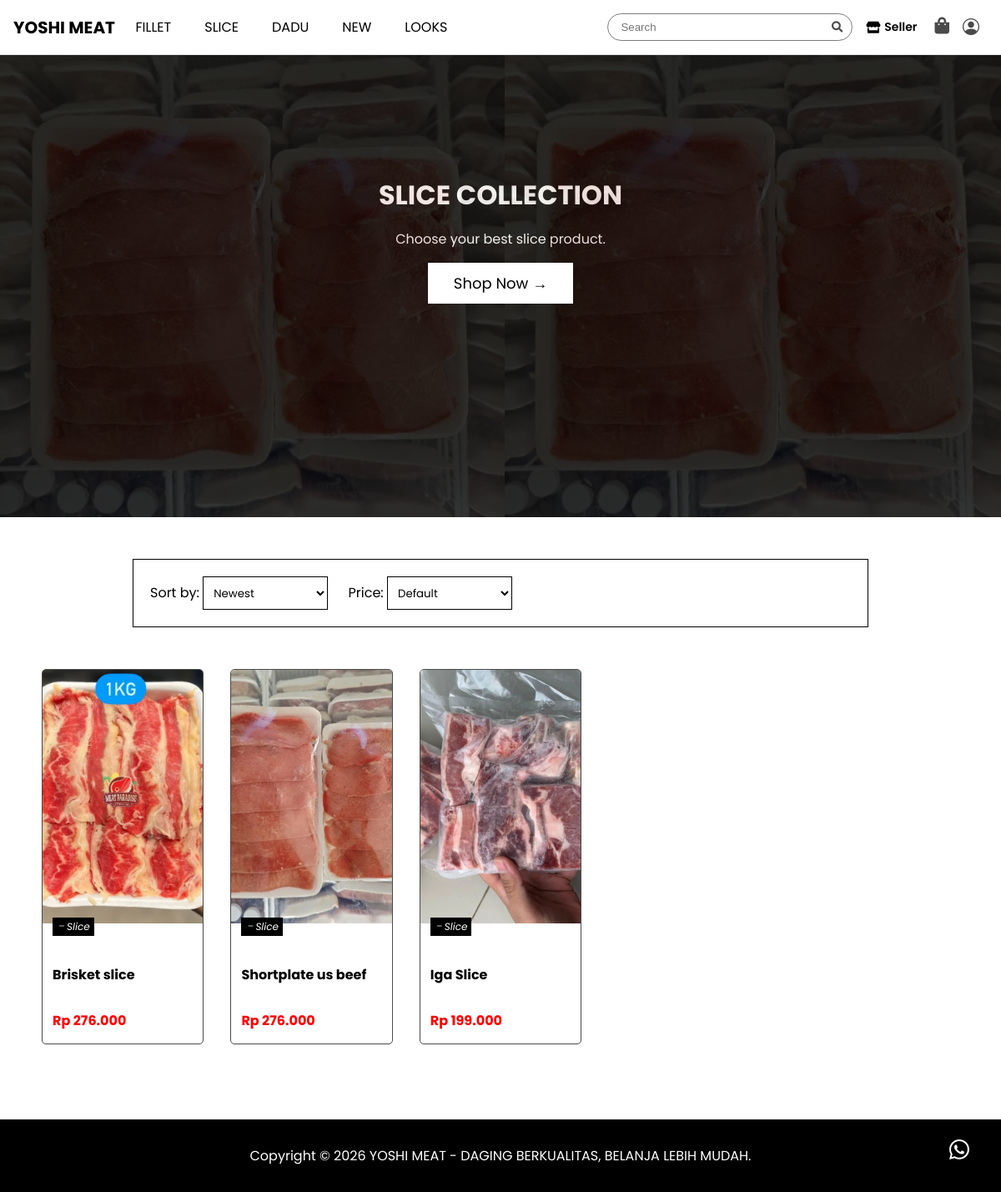
Page /women.php (signed in) on the committed database.
### tables this page shows
CREATE TABLE `produk` (
  `id` int(11) NOT NULL,
  `nama` varchar(150) NOT NULL,
  `kategori` varchar(50) NOT NULL,
  `harga` decimal(10,2) NOT NULL,
  `deskripsi` varchar(1000) NOT NULL,
  `stok` int(11) NOT NULL,
  `gambar` varchar(255) NOT NULL,
  `waktutambah` timestamp NOT NULL DEFAULT current_timestamp() ON UPDATE current_timestamp()
);

### women.php (the view, shortened to what this page needs)
<?php
include 'config.php';
$order = isset($_GET['order']) ? $_GET['order'] : 'new';
$price = isset($_GET['price']) ? $_GET['price'] : '';
$sql = "SELECT * FROM produk WHERE kategori='Slice'";
$orderBy = " ORDER BY waktutambah DESC";
$sql .= $orderBy;
$result = mysqli_query($conn, $sql);
$rows = [];
while ($row = mysqli_fetch_assoc($result)) {
    $rows[] = $row;
}
?>
<!DOCTYPE html>
<html lang="en">
<head>
    <link rel="stylesheet" href="https://cdn.jsdelivr.net/npm/bootstrap-icons@1.10.5/font/bootstrap-icons.css">
    <link href="https://cdnjs.cloudflare.com/ajax/libs/font-awesome/5.15.3/css/all.min.css" rel="stylesheet" />
    <link rel="stylesheet" href="style/viewall.css">
    <link rel="stylesheet" href="style/header.css">
</head>
<body>
    <?php include 'header.php' ?>
    <main>
        <section id="hero">
            <h2 style="font-size: 2rem; margin-top: 150px; margin-bottom: 0.1em;">SLICE COLLECTION </h2>
            <p>Choose your best slice product.</p>
            <a href="#product" class="btn">Shop Now →</a>
        </section>
        <section id="product">
            <div class="filter-container">
                <form id="filterForm">
                    <label for="order">Sort by:</label>
                    <select name="order" class="btn-filter" id="order" onchange="applyFilter()">
                        <option value="new" <?= ($order == 'new') ? 'selected' : '' ?>>Newest</option>
                    </select>
                    <label for="price">Price:</label>
                    <select name="price" id="price" class="btn-filter" onchange="applyFilter()">
                        <option value="" <?= ($price == '') ? 'selected' : '' ?>>Default</option>
                    </select>
                </form>
            </div>
            <div class="grid">
                <?php foreach ($rows as $r) { ?>
                    <a href="viewproduk.php?id=<?= $r['id'] ?>" class="grid-link">
                        <div class="grid-item">
                            <img alt="Product" src="uploads/<?= $r['gambar'] ?>" />
                            <p><span class="kategori"><i class="bi bi-dash"></i><?= $r['kategori']; ?></span></p>
                            <h2><?php $words = explode(" ", $r['nama']);
                                $short_desc = count($words) > 5 ? implode(" ", array_slice($words, 0, 5)) . "..." : $r['nama'];
                                echo $short_desc; ?></h2>
                            <p class="rp"><?= "Rp " . number_format($r['harga'], 0, ',', '.'); ?></p>
                        </div>
                    </a>
                <?php } ?>
            </div>
        </section>
        <div class="wa">
            <a href="https://wa.me/6285602014253" target="_blank"><i class="bi bi-whatsapp"></i></a>
        </div>
    </main>
    <footer>
        <p>Copyright &copy; 2026 YOSHI MEAT - DAGING BERKUALITAS, BELANJA LEBIH MUDAH.</p>
    </footer>
</body>
</html>

### style/viewall.css (style rules this page uses)
body { font-family: Poppins, sans-serif; margin: 0; padding: 0; }
#hero { margin-top: 60px; height: 70vh; position: relative; background-color: #000; padding: 0px 0px; color: white; text-align: center; overflow: hidden; margin-bottom: 50px; }
.btn { background-color: #ffffff; color: rgb(0, 0, 0); padding: 10px 30px; text-decoration: none; font-size: 18px; display: inline-block; border: 1px solid white; transition: 0.3s; position: relative; z-index: 2; }
#product { width: 100%; display: flex; flex-wrap: wrap; justify-content: center; scroll-margin-top: 110px; }
footer { background-color: #000; color: white; padding: 15px 0; margin-top: 40px; text-align: center; }
.grid { display: grid; grid-template-columns: 1fr; gap: 32px; margin: 50px;; }
.grid-link { text-decoration: none; color: #000; }
@media (min-width: 1024px) { .grid { grid-template-columns: repeat(5, 2fr); } }
.grid-item img { width: 100%; height: 19rem; object-fit: cover; }
.grid-item h2 { font-size: 1rem; font-weight: bold; margin: 12px; margin-top: -20px; }
.rp { color: red; margin-bottom: 8px; margin: 0px 12px 15px 12px; font-weight: bold; }
.kategori { font-style: italic; position: absolute; padding: 2px 5px; background-color: rgb(0, 0, 0); color: white; margin: -2.6rem 12px 0px 12px; font-size: 12px; }

### rows in the picture
produk: gambar (picture), kategori "Slice", nama "Brisket slice", harga "276.000"
produk: gambar (picture), kategori "Slice", nama "Shortplate us beef", harga "276.000"
produk: gambar (picture), kategori "Slice", nama "Iga Slice", harga "199.000"
